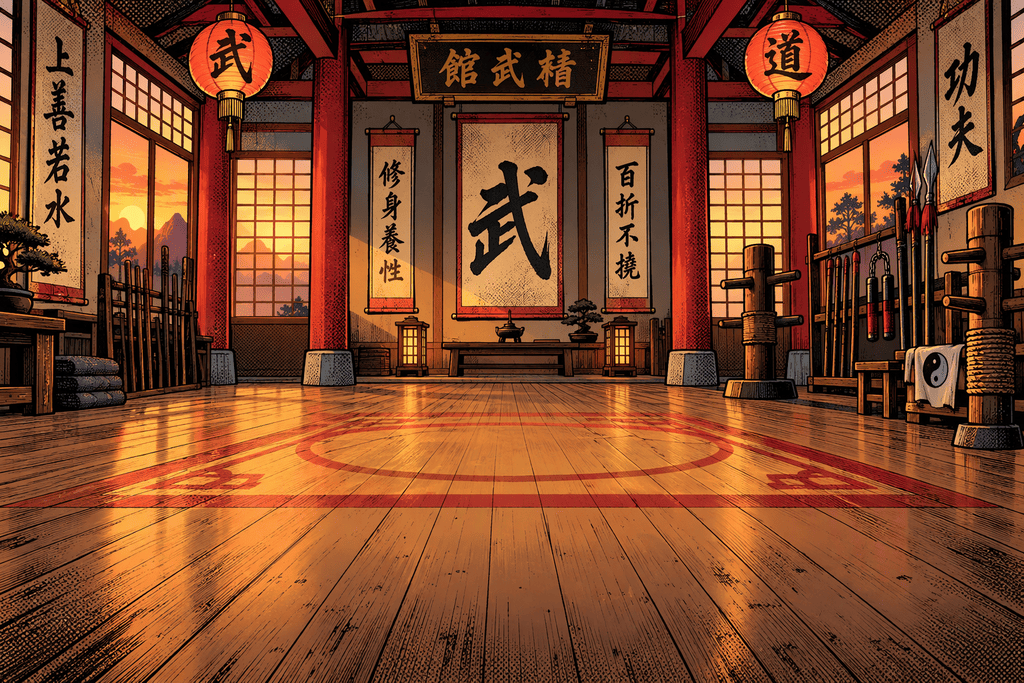
#> input picture ports/stickbonk/tools/raw/dojo_bg.png, 1024 x 683 px, found by its file name; its folder holds only this picture in this run
$ python sheet.py
#> lines starting #> are read from the running program, lines starting #| are printed output that depends on the picture

import os,sys
from PIL import Image, ImageDraw
d=r"D:\ugc-ai\ports\stickbonk\tools\raw"
fs=sorted(f for f in os.listdir(d) if f.endswith('.png'))
W=200;cols=6;rows=(len(fs)+cols-1)//cols
sh=Image.new('RGB',(W*cols,(W+20)*rows),'gray')
#> sh: PIL image 1200x220 RGB; every value is 128
dr=ImageDraw.Draw(sh)
for i,f in enumerate(fs):
    im=Image.open(os.path.join(d,f)).convert('RGB');im.thumbnail((W,W))
#> further down, im is the input picture: PIL image 1024x683 RGB; mean R, G, B 125.6, 69.7, 40.3
#> after `im.thumbnail((W, W))`:
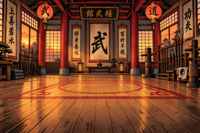
#> im: PIL image 200x133 RGB; mean R, G, B 125.7, 69.8, 40.5
    x,y=(i%cols)*W,(i//cols)*(W+20)
    sh.paste(im,(x,y));dr.text((x+2,y+W+4),f[:-4],fill='white')
#> after `sh.paste(im, (x, y))`:
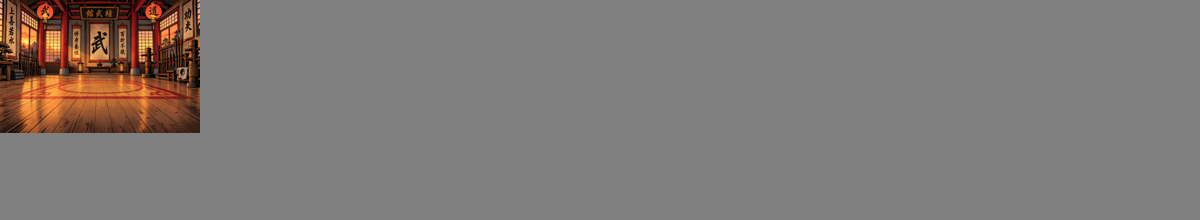
#> sh: PIL image 1200x220 RGB; mean R, G, B 127.8, 122.1, 119.2
sh.save(r"D:\ugc-ai\ports\stickbonk\tools\sheet.jpg",quality=85)

$ run again, on ports/stickbonk/tools/raw/ground_volcano.png
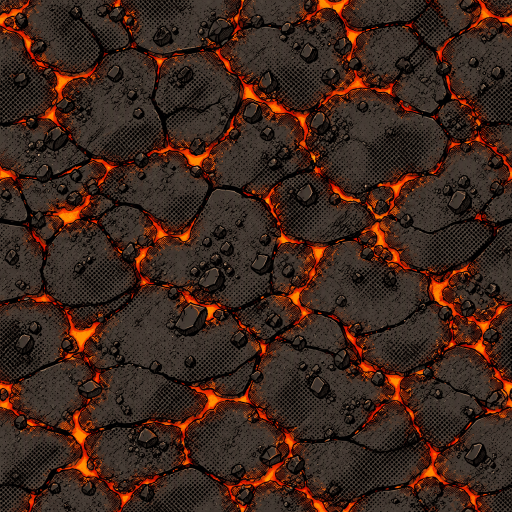
#> input picture ports/stickbonk/tools/raw/ground_volcano.png, 1024 x 1024 px, found by its file name (shown at 1/2 size)
#> im is the input picture: PIL image 1024x1024 RGB; mean R, G, B 62.2, 38.2, 28
#> `im.thumbnail((W, W))`:
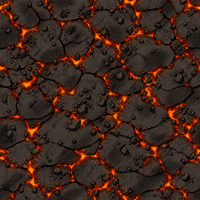
#> im: PIL image 200x200 RGB; mean R, G, B 62.3, 38.4, 28.2
#> `sh.paste(im, (x, y))`:
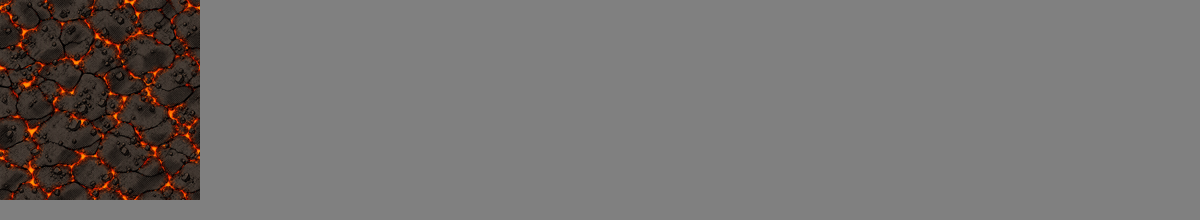
#> sh: PIL image 1200x220 RGB; mean R, G, B 118, 114.4, 112.9
